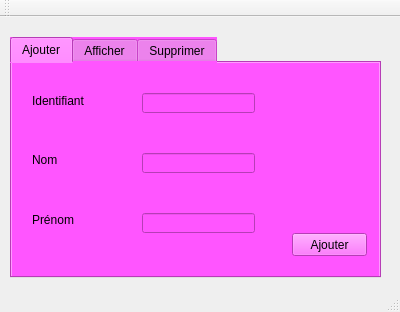
<?xml version="1.0" encoding="UTF-8"?>
<ui version="4.0">
 <class>MainWindow</class>
 <widget class="QMainWindow" name="MainWindow">
  <property name="geometry">
   <rect>
    <x>0</x>
    <y>0</y>
    <width>400</width>
    <height>312</height>
   </rect>
  </property>
  <property name="windowTitle">
   <string>Gestion des étudiants</string>
  </property>
  <property name="styleSheet">
   <string notr="true">background-color: qlineargradient(spread:pad, x1:0, y1:0, x2:1, y2:0, stop:0 rgba(245, 224, 176, 255), stop:0.09 rgba(246, 189, 237, 255), stop:0.14 rgba(194, 207, 246, 255), stop:0.19 rgba(184, 160, 168, 255), stop:0.25 rgba(171, 186, 248, 255), stop:0.32 rgba(243, 248, 224, 255), stop:0.385 rgba(249, 162, 183, 255), stop:0.47 rgba(100, 115, 124, 255), stop:0.58 rgba(251, 205, 202, 255), stop:0.65 rgba(170, 128, 185, 255), stop:0.75 rgba(252, 222, 204, 255), stop:0.805 rgba(206, 122, 218, 255), stop:0.86 rgba(254, 223, 175, 255), stop:0.91 rgba(254, 236, 244, 255), stop:1 rgba(255, 191, 221, 255));</string>
  </property>
  <widget class="QWidget" name="centralWidget">
   <widget class="QTabWidget" name="tabWidget">
    <property name="geometry">
     <rect>
      <x>10</x>
      <y>20</y>
      <width>371</width>
      <height>241</height>
     </rect>
    </property>
    <property name="styleSheet">
     <string notr="true">background-color: rgb(255, 85, 255);</string>
    </property>
    <property name="currentIndex">
     <number>0</number>
    </property>
    <widget class="QWidget" name="tab">
     <attribute name="title">
      <string>Ajouter</string>
     </attribute>
     <widget class="QLabel" name="label">
      <property name="geometry">
       <rect>
        <x>20</x>
        <y>30</y>
        <width>61</width>
        <height>16</height>
       </rect>
      </property>
      <property name="text">
       <string>Identifiant</string>
      </property>
     </widget>
     <widget class="QLabel" name="label_2">
      <property name="geometry">
       <rect>
        <x>20</x>
        <y>90</y>
        <width>47</width>
        <height>13</height>
       </rect>
      </property>
      <property name="text">
       <string>Nom</string>
      </property>
     </widget>
     <widget class="QLabel" name="label_3">
      <property name="geometry">
       <rect>
        <x>20</x>
        <y>150</y>
        <width>47</width>
        <height>13</height>
       </rect>
      </property>
      <property name="text">
       <string>Prénom</string>
      </property>
     </widget>
     <widget class="QLineEdit" name="lineEdit_id">
      <property name="geometry">
       <rect>
        <x>130</x>
        <y>30</y>
        <width>113</width>
        <height>20</height>
       </rect>
      </property>
     </widget>
     <widget class="QLineEdit" name="lineEdit_nom">
      <property name="geometry">
       <rect>
        <x>130</x>
        <y>90</y>
        <width>113</width>
        <height>20</height>
       </rect>
      </property>
     </widget>
     <widget class="QLineEdit" name="lineEdit_prenom">
      <property name="geometry">
       <rect>
        <x>130</x>
        <y>150</y>
        <width>113</width>
        <height>20</height>
       </rect>
      </property>
     </widget>
     <widget class="QPushButton" name="pb_ajouter">
      <property name="geometry">
       <rect>
        <x>280</x>
        <y>170</y>
        <width>75</width>
        <height>23</height>
       </rect>
      </property>
      <property name="text">
       <string>Ajouter</string>
      </property>
     </widget>
    </widget>
    <widget class="QWidget" name="tab_2">
     <attribute name="title">
      <string>Afficher</string>
     </attribute>
     <widget class="QTableView" name="tabetudiant">
      <property name="geometry">
       <rect>
        <x>10</x>
        <y>10</y>
        <width>341</width>
        <height>171</height>
       </rect>
      </property>
     </widget>
    </widget>
    <widget class="QWidget" name="tab_3">
     <attribute name="title">
      <string>Supprimer</string>
     </attribute>
     <widget class="QLineEdit" name="lineEdit_id_2">
      <property name="geometry">
       <rect>
        <x>140</x>
        <y>30</y>
        <width>113</width>
        <height>20</height>
       </rect>
      </property>
     </widget>
     <widget class="QLabel" name="label_4">
      <property name="geometry">
       <rect>
        <x>20</x>
        <y>30</y>
        <width>61</width>
        <height>16</height>
       </rect>
      </property>
      <property name="text">
       <string>Identifiant</string>
      </property>
     </widget>
     <widget class="QPushButton" name="pb_supprimer">
      <property name="geometry">
       <rect>
        <x>240</x>
        <y>140</y>
        <width>75</width>
        <height>23</height>
       </rect>
      </property>
      <property name="text">
       <string>Supprimer</string>
      </property>
     </widget>
    </widget>
   </widget>
  </widget>
  <widget class="QMenuBar" name="menuBar">
   <property name="geometry">
    <rect>
     <x>0</x>
     <y>0</y>
     <width>400</width>
     <height>21</height>
    </rect>
   </property>
  </widget>
  <widget class="QToolBar" name="mainToolBar">
   <attribute name="toolBarArea">
    <enum>TopToolBarArea</enum>
   </attribute>
   <attribute name="toolBarBreak">
    <bool>false</bool>
   </attribute>
  </widget>
  <widget class="QStatusBar" name="statusBar"/>
 </widget>
 <layoutdefault spacing="6" margin="11"/>
 <resources/>
 <connections/>
</ui>
